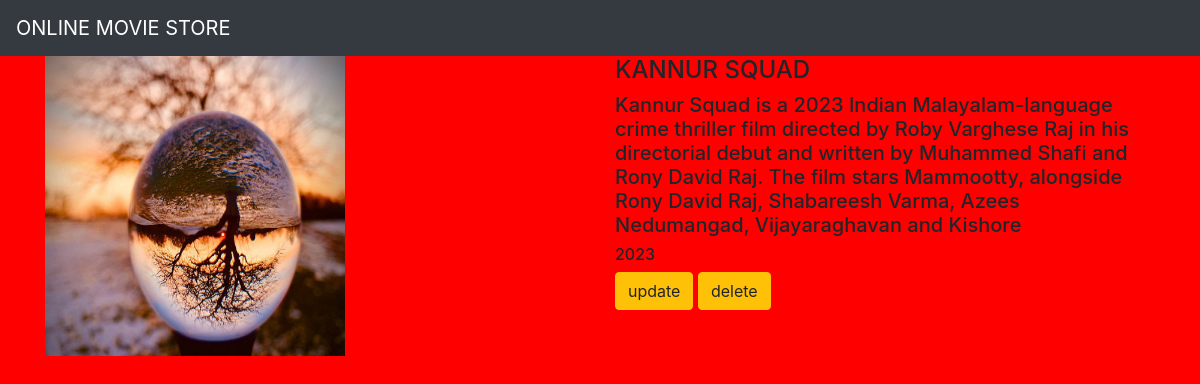
/movie/3/, run on the app's committed database.
### movieapp/models.py (models this page shows, shortened)
class Movie(models.Model):
    objects = None
    name = models.CharField(max_length=250)
    desc = models.TextField()
    year = models.IntegerField()
    img = models.ImageField(upload_to='gallary')

### movieapp/views.py (the view)
# urls.py: path('movie/<int:movie_id>/', views.detail, name='detail'),
def detail(request, movie_id):
    movie = Movie.objects.get(id=movie_id)
    return render(request, "detail.html", {'movie': movie})

### templates/detail.html
{% extends 'base.html' %}
{% block body %}
<div class="container">
    <div class="row">
        <div class="col-md-6">
            <img src="{{movie.img.url}}" width="300" height="300">
        </div>
        <div class="col-md-6">
        <h4>{{movie.name}}</h4>
        <h5>{{movie.desc}}</h5>
        <h6>{{movie.year}}</h6>
        <a class="btn btn-warning" href="{% url 'movieapp:update' movie.id %}">update</a>
        <a class="btn btn-warning" href="{% url 'movieapp:delete' movie.id %}">delete</a>
            </div>
    </div>
</div>
{% endblock %}

### static/style.css (style rules this page uses)
body { background-color:red; }

### data on the page
Movie: img (picture), name "KANNUR SQUAD", desc "Kannur Squad is a 2023 Indian Malayalam-language crime thriller film directed by Roby Varghese Raj in his directorial debut and written by Muhammed Shafi and Rony David Raj. The film stars Mammootty, alongside Rony David Raj, Shabareesh Varma, Azees Nedumangad, Vijayaraghavan and Kishore", year "2023"
